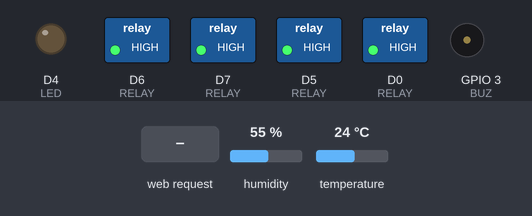
A sketch run on a simulated ESP8266 (NodeMCU). Parts: switched loads named in the sketch (green lamp = pin HIGH), output pins drawn as LEDs (lit = HIGH), buzzer (waves = sounding, pin HIGH). The inputs (shaded band) are chosen by the test bench; at power-on: temperature 24 °C, humidity 55 %. WiFi joins after 1.5 s; servers stay silent unless stated.

Above: at 1.2 s.
1.3 s: temperature set to 29 °C
3.2 s: temperature set to 32 °C
At 6.7 s:
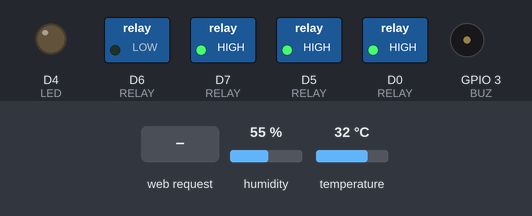
7.5 s: HTTP request GET /r?n=1&s=1&k=1 received
At 8.2 s:
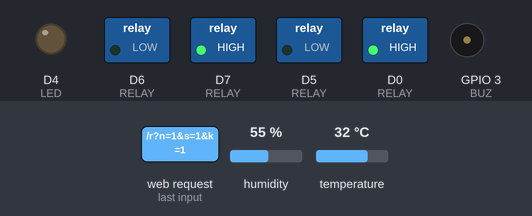
9.0 s: temperature set to 12 °C
At 10.6 s:
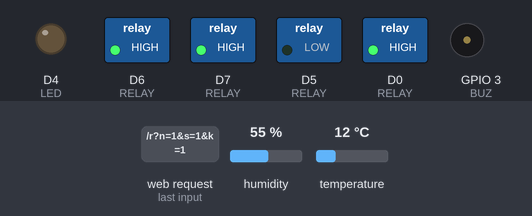
11.5 s: temperature set to 33 °C
At 14.5 s:
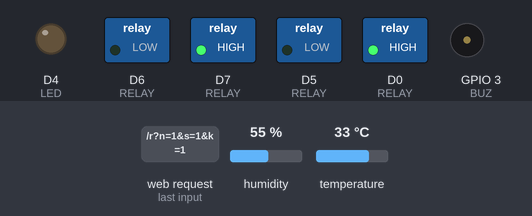
15.6 s: temperature set to 19 °C
At 18.4 s:
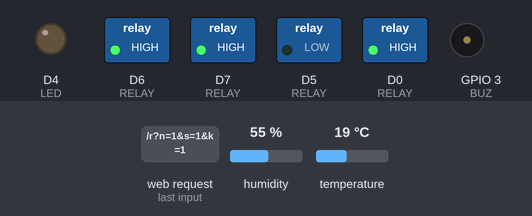
Timing chart, 0 to 19.9 s (numbered marks = the images above; inputs shaded):
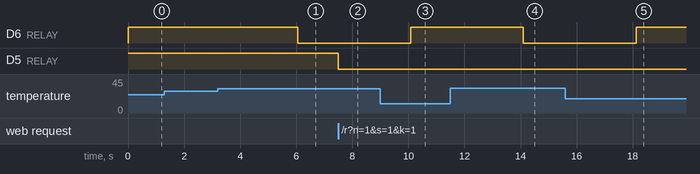

Measured:
- the behaviour switches between 30 and 31 °C on temperature (found by bisection; images 0 and 1)
- after the input at 1.3 s, every drawn part: stays the same
- after the input at 3.2 s, D6 (RELAY): HIGH → LOW after 2.9 s
- after the input at 7.5 s, D5 (RELAY): HIGH → LOW at once
- after the input at 9.0 s, D6 (RELAY): LOW → HIGH after 1.1 s
- after the input at 11.5 s, D6 (RELAY): HIGH → LOW after 2.6 s
- after the input at 15.6 s, D6 (RELAY): LOW → HIGH after 2.5 s

The sketch:

DHT11_Temperature.ino
```cpp
// RIT - IOT : DHT11 Temperature + Fan  (NodeMCU ESP8266)
// Offline: join hotspot "RIT-IOT" (pass 12345678) -> app IP 192.168.4.1 | Online: put your WiFi below
#include <ESP8266WiFi.h>
#include <ESP8266WebServer.h>
#include <WiFiUdp.h>
#include <DHT.h>
const char* STA_SSID="YOUR_WIFI"; const char* STA_PASS="YOUR_PASS";
const int RELAY[5]={D5,D6,D7,D0,-1}; // R1 Light, R2 Fan, R3 TV/Relay, R4 Pump, R5 Washing machine (Home_Control only), active LOW
#define SEN D3
#define LED D4   // external LED + 220R
#define BUZ 3    // RX pin (GPIO3) buzzer

ESP8266WebServer sv(80);
WiFiUDP udp;
void discover(){ if(udp.parsePacket()<=0)return; char b[20]; int n=udp.read(b,19); b[n>0?n:0]=0; if(strncmp(b,"RIT_DISCOVER",12)!=0)return;
  String s="{\"device\":\"nodemcu\",\"name\":\"RIT-IOT NodeMCU\"}"; udp.beginPacket(udp.remoteIP(),udp.remotePort()); udp.write((const uint8_t*)s.c_str(),s.length()); udp.endPacket(); } // app finds the board instantly
int rs[5]={0,0,0,0,0}; bool autoM=true; float v=0,t=0,h=0,dist=100; int d=0,c=0,p=0,door=0; String lastUID="",logS="";
void setR(int i,int s){ if(i<0||i>4||RELAY[i]<0)return; rs[i]=s; digitalWrite(RELAY[i],s?LOW:HIGH); } // relay modules are active LOW
void beep(int n,int ms=120){ for(int i=0;i<n;i++){ digitalWrite(BUZ,HIGH); digitalWrite(LED,HIGH); delay(ms); digitalWrite(BUZ,LOW); digitalWrite(LED,LOW); delay(ms);} }
void cors(){ sv.sendHeader("Access-Control-Allow-Origin","*"); sv.sendHeader("Access-Control-Allow-Private-Network","true"); }
DHT dht(SEN, DHT11);
void setup(){
  for(int i=0;i<5;i++){ if(RELAY[i]>=0){ pinMode(RELAY[i],OUTPUT); setR(i,0);} }
  pinMode(LED,OUTPUT); pinMode(BUZ,OUTPUT);
  WiFi.mode(WIFI_AP_STA); WiFi.softAP("RIT-IOT","12345678"); WiFi.begin(STA_SSID,STA_PASS);
  sv.on("/r",[](){cors(); setR(sv.arg("n").toInt()-1,sv.arg("s").toInt()); sv.send(200,"application/json","{}");});
  sv.on("/mode",[](){cors(); sv.send(200,"application/json","{}");});
  sv.on("/cmd",[](){cors(); String k=sv.arg("k"); int x=sv.arg("v").toInt();
    if(k=="auto")autoM=x; if(k=="reset")c=0; if(k=="exit"&&p>0)p--; if(k=="door")door=x; sv.send(200,"application/json","{}");});
  sv.on("/data",[](){cors(); String j="{\"r\":["+String(rs[0])+","+rs[1]+","+rs[2]+","+rs[3]+","+rs[4]+"],\"v\":"+String(v)+",\"d\":"+d+",\"c\":"+c+",\"p\":"+p+",\"dist\":"+(int)dist+",\"t\":"+(int)t+",\"h\":"+(int)h+",\"auto\":"+(autoM?1:0)+",\"u\":\""+lastUID+"\",\"log\":\""+logS+"\"}"; sv.send(200,"application/json",j);});
  dht.begin();
  udp.begin(4210);
  sv.begin();
}
unsigned long lt=0;
void loop(){
  sv.handleClient(); discover();
  if(millis()-lt>200){ lt=millis();
    static int n=0; if(++n%10==0){                  // read every 2 s
      float tt=dht.readTemperature(), hh=dht.readHumidity(); if(!isnan(tt)){ t=tt; h=hh; }
      if(autoM) setR(1, t>30);                      // auto: fan ON above 30 C
    }
  }
}
```
